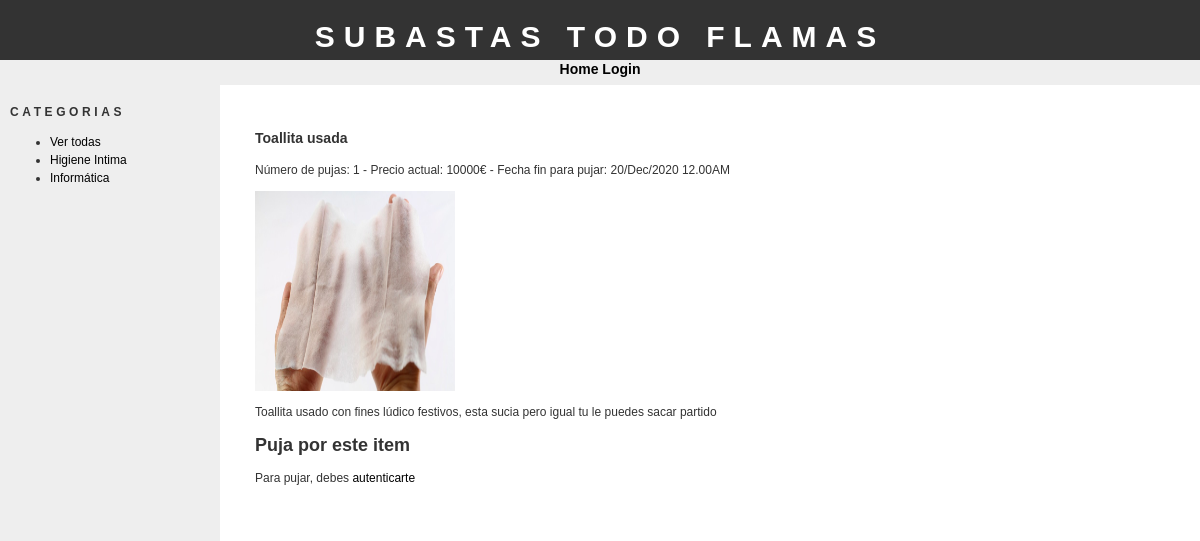
Page /itemdetalles.php?id=1 on the committed database.
### tables this page shows
CREATE TABLE `categoria` (
  `id` int(11) NOT NULL,
  `categoria` varchar(30) DEFAULT NULL
);

CREATE TABLE `item` (
  `id` int(11) NOT NULL,
  `id_cat` int(11) DEFAULT NULL,
  `id_user` int(11) DEFAULT NULL,
  `nombre` varchar(50) DEFAULT NULL,
  `preciopartida` float DEFAULT NULL,
  `descripcion` varchar(200) DEFAULT NULL,
  `fechafin` datetime DEFAULT NULL
);

CREATE TABLE `imagen` (
  `id` int(11) NOT NULL,
  `id_item` int(11) DEFAULT NULL,
  `imagen` varchar(200) DEFAULT NULL
);

### utils.php (called while the page is built, shortened)
<?php
function getItems($cat_id = "")
{
    global $conn;
    if (!empty($cat_id)) {
        $queryString = "SELECT nombre, id, descripcion, preciopartida FROM item WHERE id_cat = \"$cat_id\"";
    } else {
        $queryString = "SELECT nombre, id, descripcion, preciopartida FROM item";
    }
    $result = mysqli_query($conn, $queryString);
    return mysqli_fetch_all($result, MYSQLI_ASSOC);
}
function getItemImages($id) {
    global $conn;
    $queryString = "SELECT imagen FROM imagen WHERE id_item = \"$id\"";
    $result = mysqli_query($conn, $queryString);
    return mysqli_fetch_all($result, MYSQLI_ASSOC);
}
function getItemPujas($id) {
    global $conn;
    $queryString = "SELECT * FROM puja WHERE id_item = \"$id\" ORDER BY cantidad DESC";
    $result = mysqli_query($conn, $queryString);
    return mysqli_fetch_all($result, MYSQLI_ASSOC);
}
function getItem($id): array
{
    $items = getItems();
    $match = [];
    foreach ($items as $value) {
        if ($value['id'] == $id) {
            $match = $value;
            break;
        }
    }
    $id = $match['id'];
    $match['subastas'] = getItemPujas($id);
    $match['imagenes'] = getItemImages($id);
    return $match;
}

### itemdetalles.php (the view)
<?php include 'cabecera.php' ?>
<?php
$item = getItem($_GET['id']);
?>
<?php if (!empty($item)) : ?>
    <?php
    $nombre = $item['nombre'];
    $descripcion = $item['descripcion'];
    $imagenes = $item['imagenes'];
    ?>
    <section>
        <article>
            <h1><?php echo $nombre ?></h1>
            <p>
                Número de pujas: 1 - Precio actual: 10000€ - Fecha fin para pujar: 20/Dec/2020 12.00AM
            </p>
            <div>
                <?php foreach ($imagenes as $img) : ?>
                    <img src="<?php echo IMAGES . $img['imagen'] ?>" width="200" height="200">
                <?php endforeach; ?>
            </div>
            <p>
                <?php echo $descripcion ?>
            </p>
        </article>
    </section>
    <?php if (!$logged) : ?>
        <section>
            <h2>Puja por este item</h2>
            <p>Para pujar, debes <a href="login.php">autenticarte</a></p>
        </section>
    <?php else : ?>
    <?php endif; ?>
<?php else : ?>
    <h2>No hemos encontrado lo que estas buscando</h2>
<?php endif; ?>
<?php include 'pie.php' ?>

### bar.php (shortened to what this page needs)
<?php
$catsql = "SELECT * FROM categoria ORDER BY categoria ASC;";
$catresult = mysqli_query($conn, $catsql);
echo "<h1>Categorias</h1>";
echo "<ul>";
echo "<li><a href='index.php'>Ver todas</a></li>";
while($catrow = mysqli_fetch_assoc($catresult)) {
    echo "<li><a href='index.php?id="
        . $catrow['id'] . "'>" . $catrow['categoria']. "</a></li>";
}
echo "</ul>";

### css/style.css (style rules this page uses)
body { font-family: "trebuchet ms", verdana, sans-serif; font-size: 12px; line-height: 1.5em; color: #333; background: #ffffff; margin: 0; padding: 0; text-align: center; width: 100%; }
a:link { text-decoration: none; color: #000; }
img { border: 0; }
#bar h1 { font-size: 12px; text-transform: uppercase; letter-spacing: 0.3em; }

### rows in the picture
categoria: categoria "Higiene Intima"
categoria: categoria "Informática"
item: nombre "Toallita usada", descripcion "Toallita usado con fines lúdico festivos, esta sucia pero igual tu le puedes sacar partido"
imagen: imagen (picture)

### other values in the picture
SITE_NAME "SUBASTAS TODO FLAMAS"
